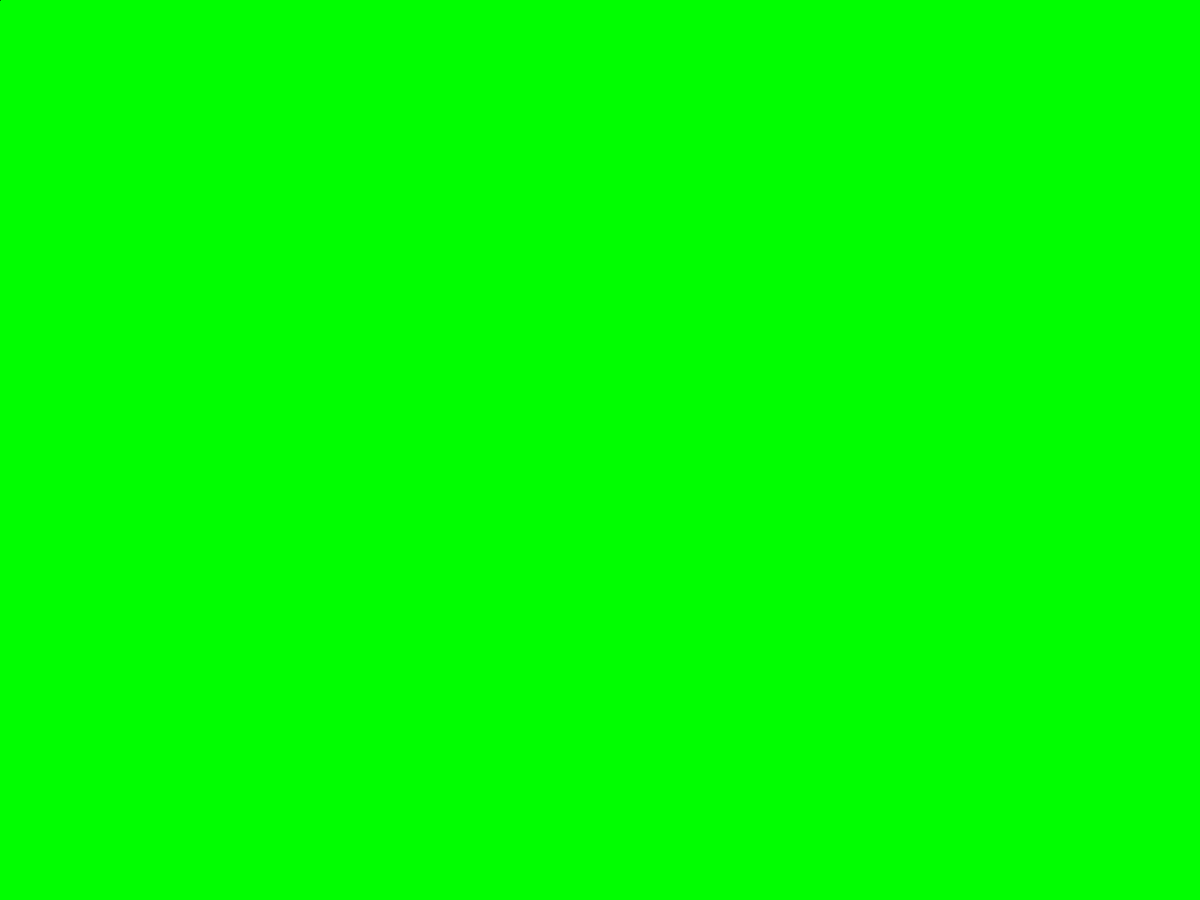
Frame 1 (no input)
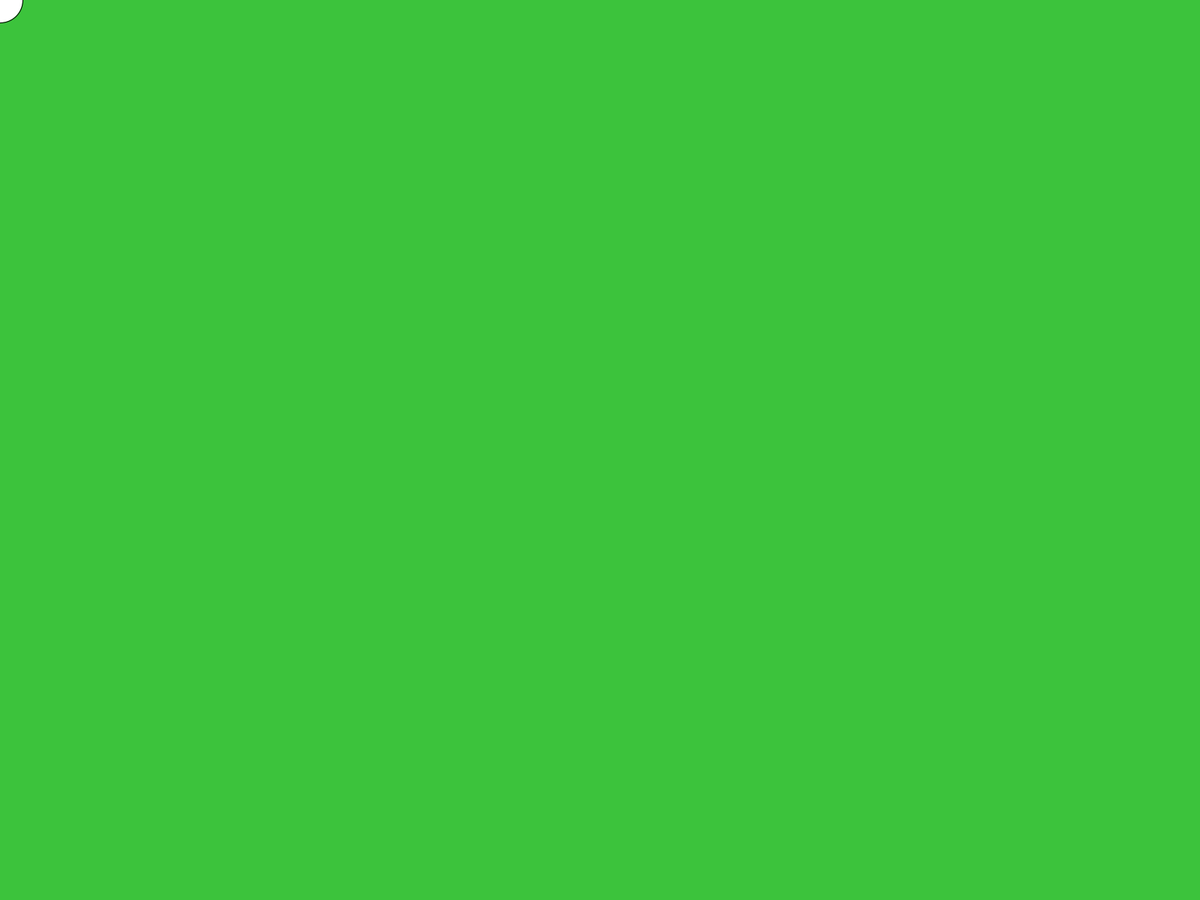
Frame 60 (the mouse pressed at the canvas centre just before this capture)
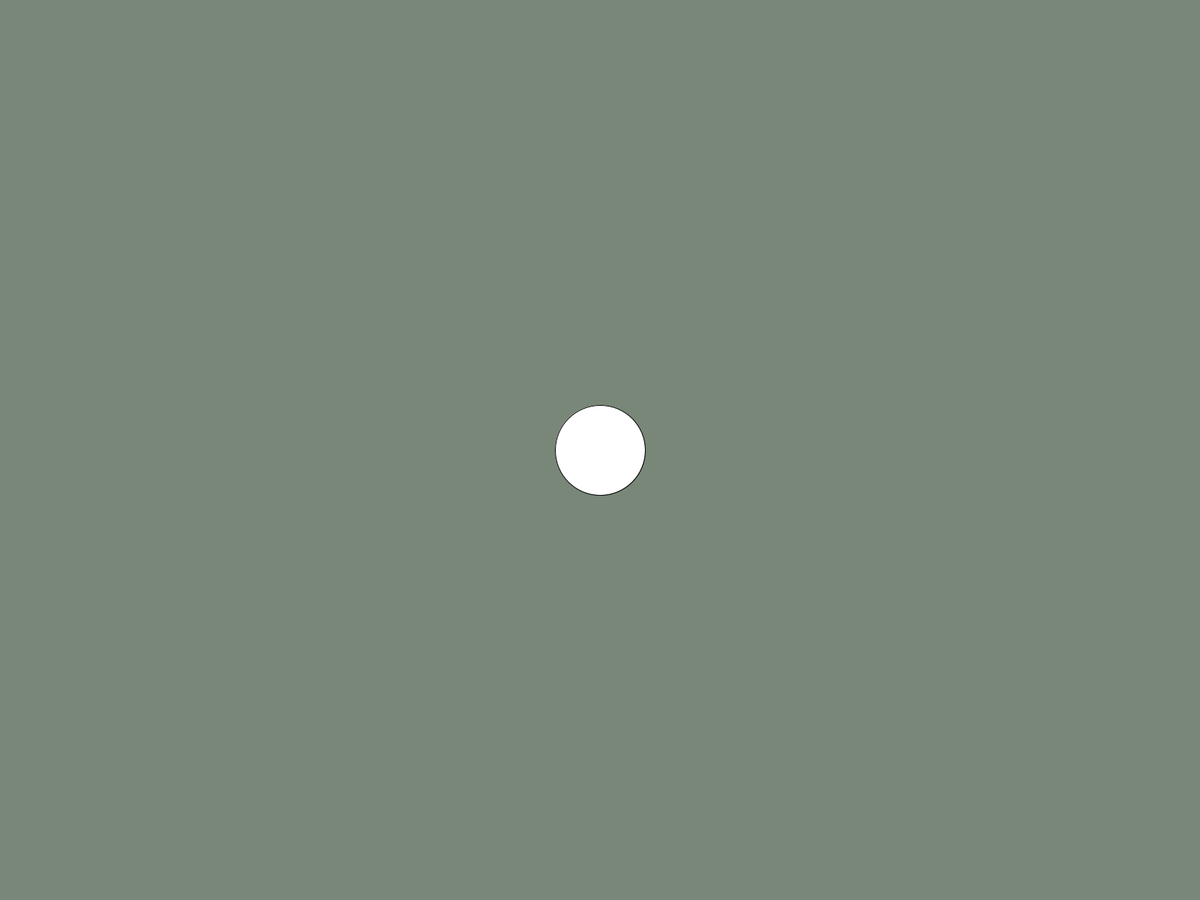
Frame 120 (the mouse held since frame 60 and released just before this capture)

The Processing sketch that drew these frames (run headless with seeded random() and noise(); from frame 60 on, the mouse is pressed at the canvas centre):

// Processing sketch: SmoothColourSizeChange
// ── SmoothColourSizeChange.pde
public int potato = 0;
public int x = mouseX;
public int y = mouseY;
public boolean sign = false;

void setup()
{
  fullScreen();
}

void draw()
{
  if (!sign || mousePressed)
  {
    potato++;
  } else
  { 
    potato--;
  }

  if (potato > 255)
  {
    sign = true;
  }
  if (potato < 0)
  {
    sign = false;
  }
  
  background(potato, 255 - potato, potato);
  ellipse(mouseX, mouseY, potato, potato);
}
